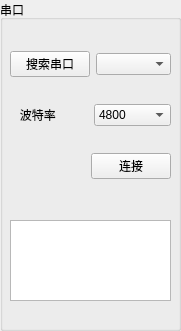
       <widget class="QGroupBox" name="groupBox">
        <property name="geometry">
         <rect>
          <x>790</x>
          <y>10</y>
          <width>181</width>
          <height>331</height>
         </rect>
        </property>
        <property name="styleSheet">
         <string notr="true"/>
        </property>
        <property name="title">
         <string>串口</string>
        </property>
        <widget class="QWidget" name="layoutWidget_2">
         <property name="geometry">
          <rect>
           <x>10</x>
           <y>30</y>
           <width>161</width>
           <height>170</height>
          </rect>
         </property>
         <layout class="QVBoxLayout" name="verticalLayout">
          <item>
           <layout class="QHBoxLayout" name="horizontalLayout">
            <item>
             <widget class="QPushButton" name="searchComPushButton">
              <property name="text">
               <string>搜索串口</string>
              </property>
              <property name="icon">
               <iconset resource="pic.qrc">
                <normaloff>:/new/prefix1/picture/magnifying_glass.png</normaloff>:/new/prefix1/picture/magnifying_glass.png</iconset>
              </property>
              <property name="iconSize">
               <size>
                <width>16</width>
                <height>16</height>
               </size>
              </property>
             </widget>
            </item>
            <item>
             <widget class="QComboBox" name="comNumberComboBox"/>
            </item>
           </layout>
          </item>
          <item>
           <layout class="QHBoxLayout" name="horizontalLayout_2">
            <item>
             <widget class="QLabel" name="label_2">
              <property name="text">
               <string>   波特率</string>
              </property>
             </widget>
            </item>
            <item>
             <widget class="QComboBox" name="boundaryComboBox">
              <item>
               <property name="text">
                <string>4800</string>
               </property>
              </item>
              <item>
               <property name="text">
                <string>9600</string>
               </property>
              </item>
              <item>
               <property name="text">
                <string>19200</string>
               </property>
              </item>
              <item>
               <property name="text">
                <string>38400</string>
               </property>
              </item>
              <item>
               <property name="text">
                <string>57600</string>
               </property>
              </item>
              <item>
               <property name="text">
                <string>115200</string>
               </property>
              </item>
              <item>
               <property name="text">
                <string>230400</string>
               </property>
              </item>
              <item>
               <property name="text">
                <string>256000</string>
               </property>
              </item>
             </widget>
            </item>
           </layout>
          </item>
          <item>
           <layout class="QHBoxLayout" name="horizontalLayout_6">
            <item>
             <spacer name="horizontalSpacer">
              <property name="orientation">
               <enum>Qt::Horizontal</enum>
              </property>
              <property name="sizeHint" stdset="0">
               <size>
                <width>40</width>
                <height>20</height>
               </size>
              </property>
             </spacer>
            </item>
            <item>
             <widget class="QPushButton" name="dataConnectPushButton">
              <property name="text">
               <string>连接</string>
              </property>
             </widget>
            </item>
           </layout>
          </item>
         </layout>
        </widget>
        <widget class="QTextEdit" name="dateTextEdit">
         <property name="geometry">
          <rect>
           <x>10</x>
           <y>220</y>
           <width>161</width>
           <height>81</height>
          </rect>
         </property>
        </widget>
       </widget>
